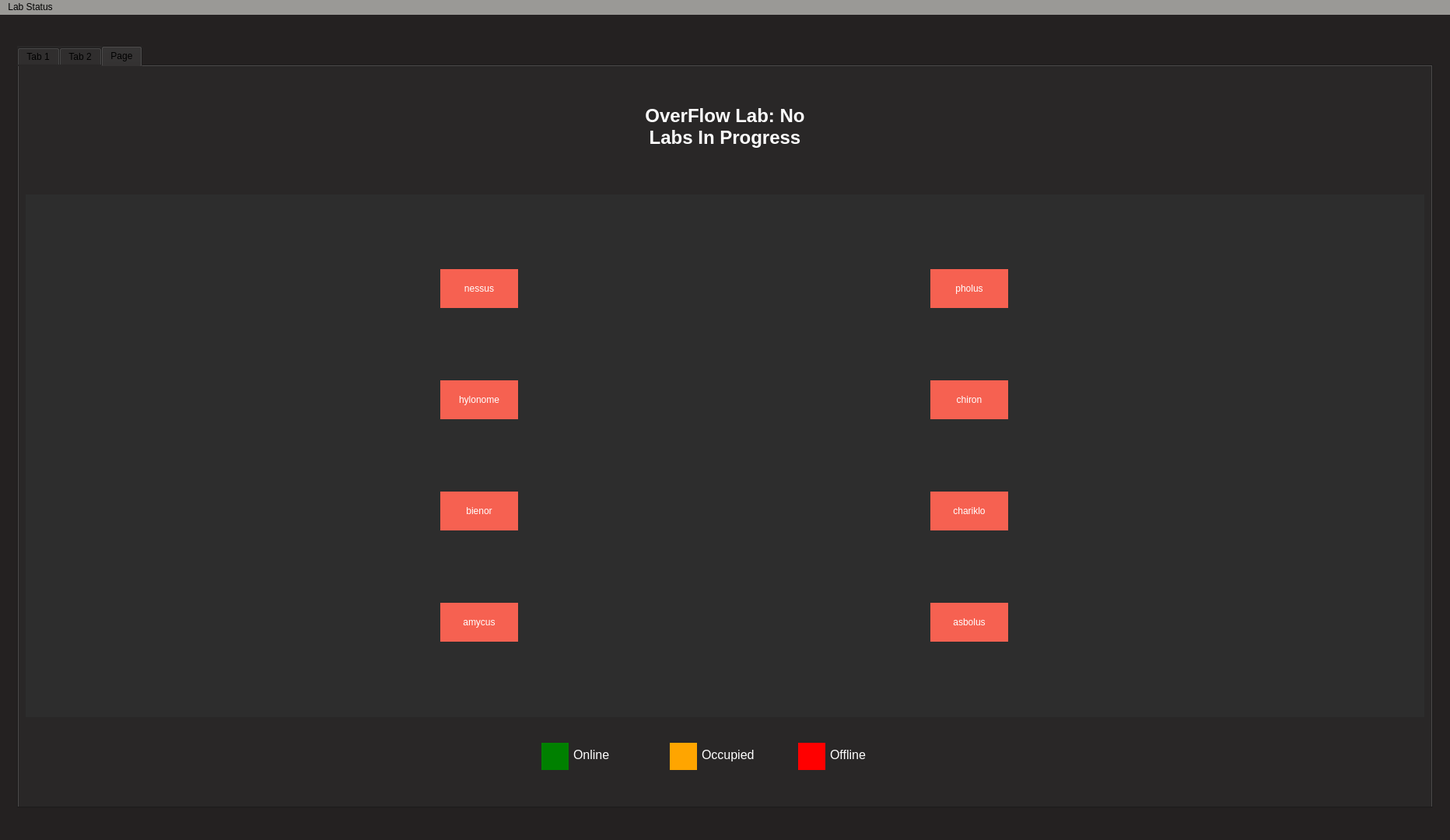
<?xml version="1.0" encoding="UTF-8"?>
<ui version="4.0">
 <class>MainWindow</class>
 <widget class="QMainWindow" name="MainWindow">
  <property name="geometry">
   <rect>
    <x>0</x>
    <y>0</y>
    <width>1864</width>
    <height>1080</height>
   </rect>
  </property>
  <property name="minimumSize">
   <size>
    <width>0</width>
    <height>0</height>
   </size>
  </property>
  <property name="maximumSize">
   <size>
    <width>1920</width>
    <height>1080</height>
   </size>
  </property>
  <property name="windowTitle">
   <string>MainWindow</string>
  </property>
  <property name="styleSheet">
   <string notr="true">background-color: rgb(154, 153, 150);</string>
  </property>
  <widget class="QWidget" name="centralwidget">
   <property name="styleSheet">
    <string notr="true">background-color: rgb(36, 33, 33);</string>
   </property>
   <layout class="QHBoxLayout" name="horizontalLayout">
    <item>
     <widget class="QTabWidget" name="tabWidget">
      <property name="minimumSize">
       <size>
        <width>0</width>
        <height>0</height>
       </size>
      </property>
      <property name="maximumSize">
       <size>
        <width>1820</width>
        <height>980</height>
       </size>
      </property>
      <property name="tabletTracking">
       <bool>false</bool>
      </property>
      <property name="styleSheet">
       <string notr="true">background-color: rgb(41, 39, 39);</string>
      </property>
      <property name="tabPosition">
       <enum>QTabWidget::North</enum>
      </property>
      <property name="tabShape">
       <enum>QTabWidget::Rounded</enum>
      </property>
      <property name="currentIndex">
       <number>2</number>
      </property>
      <property name="tabsClosable">
       <bool>false</bool>
      </property>
      <widget class="QWidget" name="C_Lab">
       <attribute name="title">
        <string>Tab 1</string>
       </attribute>
      </widget>
      <widget class="QWidget" name="tab_2">
       <attribute name="title">
        <string>Tab 2</string>
       </attribute>
       <layout class="QGridLayout" name="gridLayout_2">
        <item row="0" column="0">
         <widget class="QPushButton" name="pushButton_2">
          <property name="minimumSize">
           <size>
            <width>0</width>
            <height>25</height>
           </size>
          </property>
          <property name="maximumSize">
           <size>
            <width>50</width>
            <height>16777215</height>
           </size>
          </property>
          <property name="text">
           <string>TAB 2</string>
          </property>
         </widget>
        </item>
        <item row="0" column="1">
         <widget class="QPushButton" name="pushButton_5">
          <property name="minimumSize">
           <size>
            <width>0</width>
            <height>25</height>
           </size>
          </property>
          <property name="maximumSize">
           <size>
            <width>50</width>
            <height>16777215</height>
           </size>
          </property>
          <property name="text">
           <string>TAB 2</string>
          </property>
         </widget>
        </item>
        <item row="1" column="0">
         <widget class="QPushButton" name="pushButton_7">
          <property name="minimumSize">
           <size>
            <width>0</width>
            <height>25</height>
           </size>
          </property>
          <property name="maximumSize">
           <size>
            <width>50</width>
            <height>16777215</height>
           </size>
          </property>
          <property name="text">
           <string>TAB 2</string>
          </property>
         </widget>
        </item>
        <item row="1" column="1">
         <widget class="QPushButton" name="pushButton_8">
          <property name="minimumSize">
           <size>
            <width>0</width>
            <height>25</height>
           </size>
          </property>
          <property name="maximumSize">
           <size>
            <width>50</width>
            <height>16777215</height>
           </size>
          </property>
          <property name="text">
           <string>TAB 2</string>
          </property>
         </widget>
        </item>
        <item row="2" column="0">
         <widget class="QPushButton" name="pushButton_4">
          <property name="minimumSize">
           <size>
            <width>0</width>
            <height>25</height>
           </size>
          </property>
          <property name="maximumSize">
           <size>
            <width>50</width>
            <height>16777215</height>
           </size>
          </property>
          <property name="text">
           <string>TAB 2</string>
          </property>
         </widget>
        </item>
        <item row="2" column="1">
         <widget class="QPushButton" name="pushButton_6">
          <property name="minimumSize">
           <size>
            <width>0</width>
            <height>25</height>
           </size>
          </property>
          <property name="maximumSize">
           <size>
            <width>50</width>
            <height>16777215</height>
           </size>
          </property>
          <property name="text">
           <string>TAB 2</string>
          </property>
         </widget>
        </item>
       </layout>
      </widget>
      <widget class="QWidget" name="tab_3">
       <attribute name="title">
        <string>Page</string>
       </attribute>
       <layout class="QGridLayout" name="gridLayout_3">
        <item row="0" column="0">
         <layout class="QVBoxLayout" name="verticalLayout_4">
          <item>
           <widget class="QWidget" name="widget" native="true">
            <property name="maximumSize">
             <size>
              <width>16777215</width>
              <height>150</height>
             </size>
            </property>
            <property name="styleSheet">
             <string notr="true">alternate-background-color: rgb(61, 56, 70);</string>
            </property>
            <layout class="QHBoxLayout" name="horizontalLayout_8">
             <property name="bottomMargin">
              <number>20</number>
             </property>
             <item alignment="Qt::AlignHCenter">
              <widget class="QLabel" name="label_13">
               <property name="font">
                <font>
                 <pointsize>22</pointsize>
                 <bold>true</bold>
                </font>
               </property>
               <property name="text">
                <string>&lt;html&gt;&lt;head/&gt;&lt;body&gt;&lt;p align=&quot;center&quot;&gt;&lt;span style=&quot; font-size:18pt; color:#ffffff;&quot;&gt;OverFlow Lab: No Labs In Progress&lt;/span&gt;&lt;/p&gt;&lt;/body&gt;&lt;/html&gt;</string>
               </property>
               <property name="wordWrap">
                <bool>true</bool>
               </property>
              </widget>
             </item>
            </layout>
           </widget>
          </item>
          <item>
           <widget class="QWidget" name="widget_4" native="true">
            <property name="minimumSize">
             <size>
              <width>0</width>
              <height>330</height>
             </size>
            </property>
            <property name="styleSheet">
             <string notr="true">background-color: rgb(45, 45, 45);</string>
            </property>
            <layout class="QGridLayout" name="gridLayout_4">
             <item row="3" column="1">
              <widget class="QWidget" name="asbolus" native="true">
               <property name="maximumSize">
                <size>
                 <width>100</width>
                 <height>50</height>
                </size>
               </property>
               <property name="styleSheet">
                <string notr="true">background-color: rgb(246, 97, 81);</string>
               </property>
               <layout class="QGridLayout" name="gridLayout_11">
                <item row="0" column="0">
                 <widget class="QLabel" name="label_8">
                  <property name="layoutDirection">
                   <enum>Qt::LeftToRight</enum>
                  </property>
                  <property name="text">
                   <string>&lt;html&gt;&lt;head/&gt;&lt;body&gt;&lt;p&gt;&lt;span style=&quot; color:#ffffff;&quot;&gt;asbolus&lt;/span&gt;&lt;/p&gt;&lt;/body&gt;&lt;/html&gt;</string>
                  </property>
                  <property name="alignment">
                   <set>Qt::AlignCenter</set>
                  </property>
                 </widget>
                </item>
               </layout>
              </widget>
             </item>
             <item row="0" column="0">
              <widget class="QWidget" name="nessus" native="true">
               <property name="maximumSize">
                <size>
                 <width>100</width>
                 <height>50</height>
                </size>
               </property>
               <property name="styleSheet">
                <string notr="true">background-color: rgb(246, 97, 81);</string>
               </property>
               <layout class="QVBoxLayout" name="verticalLayout_2">
                <item>
                 <widget class="QLabel" name="label">
                  <property name="layoutDirection">
                   <enum>Qt::LeftToRight</enum>
                  </property>
                  <property name="text">
                   <string>&lt;html&gt;&lt;head/&gt;&lt;body&gt;&lt;p&gt;&lt;span style=&quot; color:#ffffff;&quot;&gt;nessus&lt;/span&gt;&lt;/p&gt;&lt;/body&gt;&lt;/html&gt;</string>
                  </property>
                  <property name="alignment">
                   <set>Qt::AlignCenter</set>
                  </property>
                 </widget>
                </item>
               </layout>
              </widget>
             </item>
             <item row="1" column="0">
              <widget class="QWidget" name="hylonome" native="true">
               <property name="maximumSize">
                <size>
                 <width>100</width>
                 <height>50</height>
                </size>
               </property>
               <property name="styleSheet">
                <string notr="true">background-color: rgb(246, 97, 81);</string>
               </property>
               <layout class="QGridLayout" name="gridLayout_6">
                <item row="0" column="0">
                 <widget class="QLabel" name="label_3">
                  <property name="layoutDirection">
                   <enum>Qt::LeftToRight</enum>
                  </property>
                  <property name="text">
                   <string>&lt;html&gt;&lt;head/&gt;&lt;body&gt;&lt;p&gt;&lt;span style=&quot; color:#ffffff;&quot;&gt;hylonome&lt;/span&gt;&lt;/p&gt;&lt;/body&gt;&lt;/html&gt;</string>
                  </property>
                  <property name="alignment">
                   <set>Qt::AlignCenter</set>
                  </property>
                 </widget>
                </item>
               </layout>
              </widget>
             </item>
             <item row="0" column="1">
              <widget class="QWidget" name="pholus" native="true">
               <property name="maximumSize">
                <size>
                 <width>100</width>
                 <height>50</height>
                </size>
               </property>
               <property name="styleSheet">
                <string notr="true">background-color: rgb(246, 97, 81);</string>
               </property>
               <layout class="QGridLayout" name="gridLayout_5">
                <item row="0" column="0">
                 <widget class="QLabel" name="label_2">
                  <property name="layoutDirection">
                   <enum>Qt::LeftToRight</enum>
                  </property>
                  <property name="text">
                   <string>&lt;html&gt;&lt;head/&gt;&lt;body&gt;&lt;p&gt;&lt;span style=&quot; color:#ffffff;&quot;&gt;pholus&lt;/span&gt;&lt;/p&gt;&lt;/body&gt;&lt;/html&gt;</string>
                  </property>
                  <property name="alignment">
                   <set>Qt::AlignCenter</set>
                  </property>
                 </widget>
                </item>
               </layout>
              </widget>
             </item>
             <item row="1" column="1">
              <widget class="QWidget" name="chiron" native="true">
               <property name="styleSheet">
                <string notr="true">background-color: rgb(246, 97, 81);</string>
               </property>
               <layout class="QGridLayout" name="gridLayout_7">
                <item row="0" column="0">
                 <widget class="QLabel" name="label_4">
                  <property name="layoutDirection">
                   <enum>Qt::LeftToRight</enum>
                  </property>
                  <property name="text">
                   <string>&lt;html&gt;&lt;head/&gt;&lt;body&gt;&lt;p&gt;&lt;span style=&quot; color:#ffffff;&quot;&gt;chiron&lt;/span&gt;&lt;/p&gt;&lt;/body&gt;&lt;/html&gt;</string>
                  </property>
                  <property name="alignment">
                   <set>Qt::AlignCenter</set>
                  </property>
                 </widget>
                </item>
               </layout>
              </widget>
             </item>
             <item row="2" column="0">
              <widget class="QWidget" name="bienor" native="true">
               <property name="maximumSize">
                <size>
                 <width>100</width>
                 <height>50</height>
                </size>
               </property>
               <property name="styleSheet">
                <string notr="true">background-color: rgb(246, 97, 81);</string>
               </property>
               <layout class="QGridLayout" name="gridLayout_8">
                <item row="0" column="0">
                 <widget class="QLabel" name="label_5">
                  <property name="layoutDirection">
                   <enum>Qt::LeftToRight</enum>
                  </property>
                  <property name="text">
                   <string>&lt;html&gt;&lt;head/&gt;&lt;body&gt;&lt;p&gt;&lt;span style=&quot; color:#ffffff;&quot;&gt;bienor&lt;/span&gt;&lt;/p&gt;&lt;/body&gt;&lt;/html&gt;</string>
                  </property>
                  <property name="alignment">
                   <set>Qt::AlignCenter</set>
                  </property>
                 </widget>
                </item>
               </layout>
              </widget>
             </item>
             <item row="2" column="1">
              <widget class="QWidget" name="chariklo" native="true">
               <property name="maximumSize">
                <size>
                 <width>100</width>
                 <height>50</height>
                </size>
               </property>
               <property name="styleSheet">
                <string notr="true">background-color: rgb(246, 97, 81);</string>
               </property>
               <layout class="QGridLayout" name="gridLayout_9">
                <item row="0" column="0">
                 <widget class="QLabel" name="label_6">
                  <property name="layoutDirection">
                   <enum>Qt::LeftToRight</enum>
                  </property>
                  <property name="text">
                   <string>&lt;html&gt;&lt;head/&gt;&lt;body&gt;&lt;p&gt;&lt;span style=&quot; color:#ffffff;&quot;&gt;chariklo&lt;/span&gt;&lt;/p&gt;&lt;/body&gt;&lt;/html&gt;</string>
                  </property>
                  <property name="alignment">
                   <set>Qt::AlignCenter</set>
                  </property>
                 </widget>
                </item>
               </layout>
              </widget>
             </item>
             <item row="3" column="0">
              <widget class="QWidget" name="amycus" native="true">
               <property name="maximumSize">
                <size>
                 <width>100</width>
                 <height>50</height>
                </size>
               </property>
               <property name="accessibleName">
                <string>amycus</string>
               </property>
               <property name="styleSheet">
                <string notr="true">background-color: rgb(246, 97, 81);</string>
               </property>
               <layout class="QGridLayout" name="gridLayout_10">
                <item row="0" column="0">
                 <widget class="QLabel" name="label_7">
                  <property name="layoutDirection">
                   <enum>Qt::LeftToRight</enum>
                  </property>
                  <property name="text">
                   <string>&lt;html&gt;&lt;head/&gt;&lt;body&gt;&lt;p&gt;&lt;span style=&quot; color:#ffffff;&quot;&gt;amycus&lt;/span&gt;&lt;/p&gt;&lt;/body&gt;&lt;/html&gt;</string>
                  </property>
                  <property name="alignment">
                   <set>Qt::AlignCenter</set>
                  </property>
                 </widget>
                </item>
               </layout>
              </widget>
             </item>
            </layout>
           </widget>
          </item>
          <item>
           <layout class="QHBoxLayout" name="horizontalLayout_6">
            <item>
             <widget class="QWidget" name="widget_12" native="true">
              <property name="minimumSize">
               <size>
                <width>0</width>
                <height>0</height>
               </size>
              </property>
              <property name="maximumSize">
               <size>
                <width>16777215</width>
                <height>100</height>
               </size>
              </property>
              <property name="styleSheet">
               <string notr="true"/>
              </property>
              <layout class="QVBoxLayout" name="verticalLayout_3">
               <item alignment="Qt::AlignHCenter|Qt::AlignTop">
                <widget class="QWidget" name="widget_13" native="true">
                 <property name="minimumSize">
                  <size>
                   <width>200</width>
                   <height>0</height>
                  </size>
                 </property>
                 <property name="maximumSize">
                  <size>
                   <width>16777215</width>
                   <height>100</height>
                  </size>
                 </property>
                 <property name="layoutDirection">
                  <enum>Qt::LeftToRight</enum>
                 </property>
                 <property name="autoFillBackground">
                  <bool>false</bool>
                 </property>
                 <layout class="QHBoxLayout" name="horizontalLayout_7">
                  <item alignment="Qt::AlignVCenter">
                   <widget class="QWidget" name="widget_16" native="true">
                    <property name="minimumSize">
                     <size>
                      <width>60</width>
                      <height>50</height>
                     </size>
                    </property>
                    <property name="maximumSize">
                     <size>
                      <width>500</width>
                      <height>50</height>
                     </size>
                    </property>
                    <property name="styleSheet">
                     <string notr="true"/>
                    </property>
                    <layout class="QHBoxLayout" name="horizontalLayout_5">
                     <item>
                      <widget class="QWidget" name="widget_19" native="true">
                       <property name="minimumSize">
                        <size>
                         <width>35</width>
                         <height>35</height>
                        </size>
                       </property>
                       <property name="maximumSize">
                        <size>
                         <width>35</width>
                         <height>35</height>
                        </size>
                       </property>
                       <property name="styleSheet">
                        <string notr="true">background-color:green;</string>
                       </property>
                      </widget>
                     </item>
                     <item>
                      <widget class="QLabel" name="label_12">
                       <property name="minimumSize">
                        <size>
                         <width>100</width>
                         <height>0</height>
                        </size>
                       </property>
                       <property name="text">
                        <string>&lt;html&gt;&lt;head/&gt;&lt;body&gt;&lt;p&gt;&lt;span style=&quot; font-size:12pt; color:#ffffff;&quot;&gt;Online&lt;/span&gt;&lt;/p&gt;&lt;/body&gt;&lt;/html&gt;</string>
                       </property>
                      </widget>
                     </item>
                    </layout>
                   </widget>
                  </item>
                  <item alignment="Qt::AlignVCenter">
                   <widget class="QWidget" name="widget_15" native="true">
                    <property name="minimumSize">
                     <size>
                      <width>60</width>
                      <height>50</height>
                     </size>
                    </property>
                    <property name="maximumSize">
                     <size>
                      <width>500</width>
                      <height>50</height>
                     </size>
                    </property>
                    <property name="styleSheet">
                     <string notr="true"/>
                    </property>
                    <layout class="QHBoxLayout" name="horizontalLayout_4">
                     <item>
                      <widget class="QWidget" name="widget_18" native="true">
                       <property name="minimumSize">
                        <size>
                         <width>35</width>
                         <height>35</height>
                        </size>
                       </property>
                       <property name="maximumSize">
                        <size>
                         <width>35</width>
                         <height>35</height>
                        </size>
                       </property>
                       <property name="styleSheet">
                        <string notr="true">background-color:orange;</string>
                       </property>
                      </widget>
                     </item>
                     <item>
                      <widget class="QLabel" name="label_11">
                       <property name="minimumSize">
                        <size>
                         <width>100</width>
                         <height>0</height>
                        </size>
                       </property>
                       <property name="text">
                        <string>&lt;html&gt;&lt;head/&gt;&lt;body&gt;&lt;p&gt;&lt;span style=&quot; font-size:12pt; color:#ffffff;&quot;&gt;Occupied&lt;/span&gt;&lt;/p&gt;&lt;/body&gt;&lt;/html&gt;</string>
                       </property>
                      </widget>
                     </item>
                    </layout>
                   </widget>
                  </item>
                  <item alignment="Qt::AlignVCenter">
                   <widget class="QWidget" name="widget_14" native="true">
                    <property name="minimumSize">
                     <size>
                      <width>20</width>
                      <height>50</height>
                     </size>
                    </property>
                    <property name="maximumSize">
                     <size>
                      <width>500</width>
                      <height>50</height>
                     </size>
                    </property>
                    <property name="styleSheet">
                     <string notr="true"/>
                    </property>
                    <layout class="QHBoxLayout" name="horizontalLayout_3">
                     <item>
                      <widget class="QWidget" name="widget_17" native="true">
                       <property name="minimumSize">
                        <size>
                         <width>35</width>
                         <height>35</height>
                        </size>
                       </property>
                       <property name="maximumSize">
                        <size>
                         <width>35</width>
                         <height>35</height>
                        </size>
                       </property>
                       <property name="styleSheet">
                        <string notr="true">background-color:red;</string>
                       </property>
                      </widget>
                     </item>
                     <item>
                      <widget class="QLabel" name="label_10">
                       <property name="minimumSize">
                        <size>
                         <width>100</width>
                         <height>0</height>
                        </size>
                       </property>
                       <property name="text">
                        <string>&lt;html&gt;&lt;head/&gt;&lt;body&gt;&lt;p&gt;&lt;span style=&quot; font-size:12pt; color:#ffffff;&quot;&gt;Offline&lt;/span&gt;&lt;/p&gt;&lt;/body&gt;&lt;/html&gt;</string>
                       </property>
                      </widget>
                     </item>
                    </layout>
                   </widget>
                  </item>
                 </layout>
                </widget>
               </item>
              </layout>
             </widget>
            </item>
           </layout>
          </item>
         </layout>
        </item>
       </layout>
      </widget>
     </widget>
    </item>
   </layout>
  </widget>
  <widget class="QMenuBar" name="menubar">
   <property name="geometry">
    <rect>
     <x>0</x>
     <y>0</y>
     <width>1864</width>
     <height>22</height>
    </rect>
   </property>
   <widget class="QMenu" name="menuSimple_Calculator">
    <property name="title">
     <string>Lab Status</string>
    </property>
   </widget>
   <addaction name="menuSimple_Calculator"/>
  </widget>
 </widget>
 <resources/>
 <connections/>
</ui>
